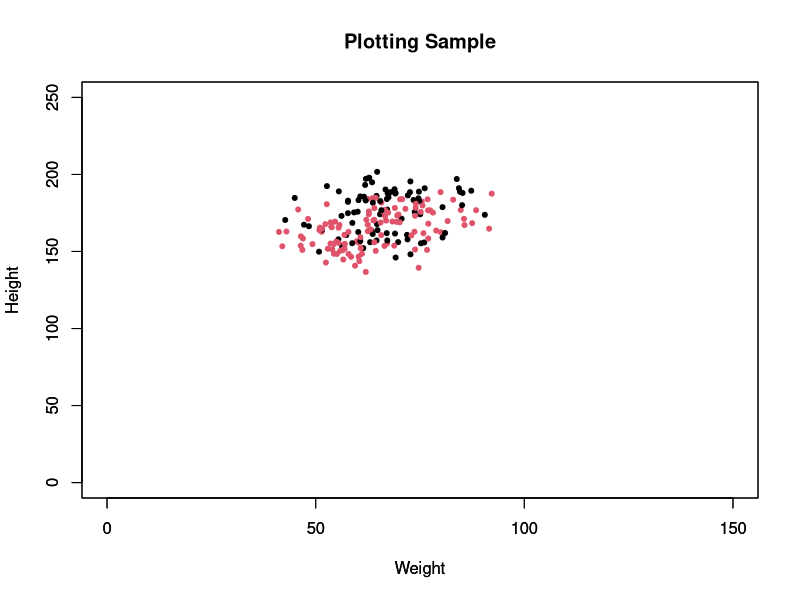
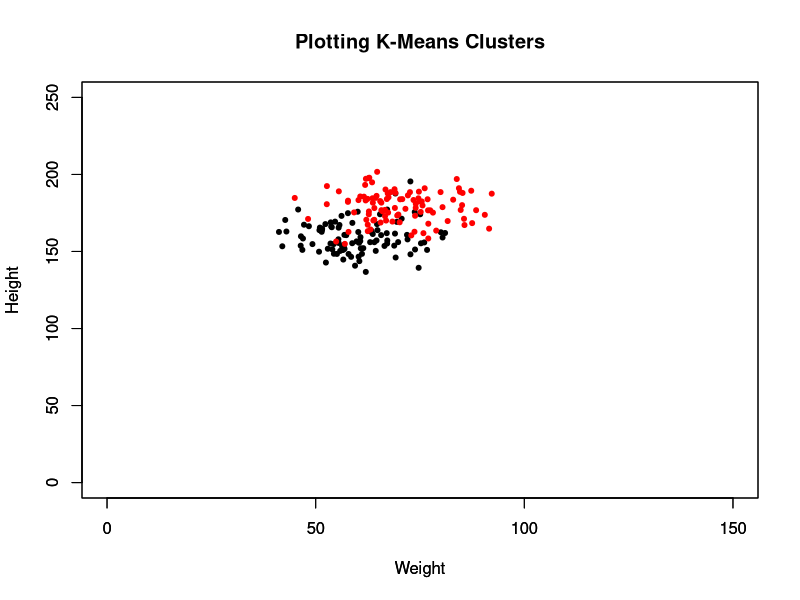

The R source for these figures, in order:
#K-means 

# Manufacturing data using a normal distribution
#HW: Height Woman 
#WW: Weight Woman
#HM: Height Woman
#WM: Weight Man 

BP  <- data.frame(
      WW = rnorm(100,160,10),
      HW = rnorm(100, 60, 9),
      WM = rnorm(100,180,10),
      HM = rnorm(100, 70, 10))

# Partitioning BP in 2 clusters
km_BP <- kmeans(BP, 2)

#PLotting two graphs in the same windows
old.par <- par(mfrow=c(1, 2))
par(old.par)

#Plotting BP 
plot(main="Plotting Sample", BP$HW, BP$WW, pch=20, col = km_BP$cluster, xlab="Weight", ylab="Height", ylim=c(0,250), xlim = c(0, 150)) 
par(new=TRUE)
plot(BP$HM, BP$WM, pch=20, col = km_BP$cluster, xlab="Weight", ylab="Height", ylim=c(0,250), xlim = c(0, 150))

# Plotting clusters in a different window
plot(main="Plotting K-Means Clusters", BP$HW, BP$WW, pch=20, col="black", xlab="Weight", ylab="Height", ylim=c(0,250), xlim = c(0, 150)) 
par(new=TRUE)
plot(BP$HM, BP$WM, pch=20, col="red", xlab="Weight", ylab="Height", ylim=c(0,250), xlim = c(0, 150))


